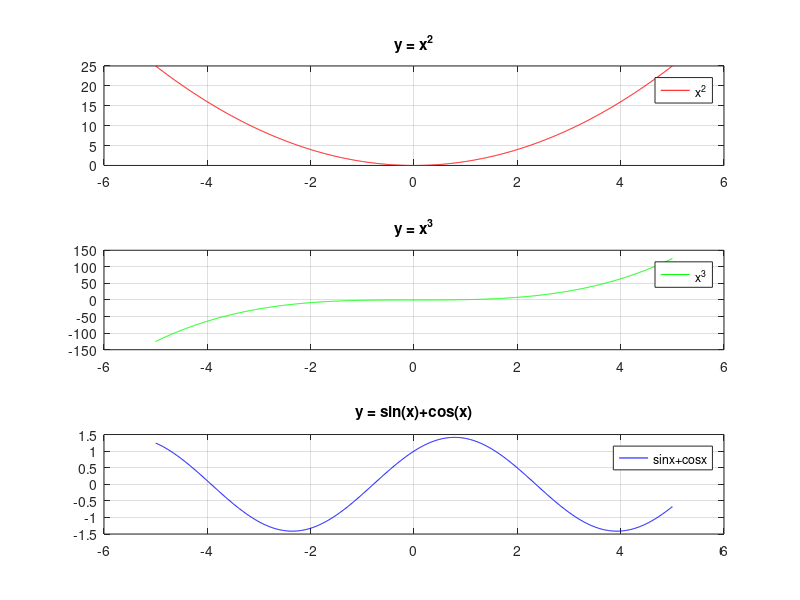

Write MATLAB code to recreate this figure.
% Using subplot, plot: x², x³, sinx + cosx. Include legend and proper formatting.

x = -5:0.01:5;
subplot(3,1,1)
plot(x, x.^2, 'r-','MarkerSize',3);
title('y = x^2');
grid on;
legend('x^2');

subplot(3,1,2)
plot(x, x.^3, 'g-','MarkerSize',3);
title('y = x^3');
grid on;
legend('x^3');

subplot(3,1,3)
plot(x, sin(x)+cos(x), 'b-','MarkerSize',3);
title('y = sin(x)+cos(x)');
grid on;
legend('sinx+cosx');
